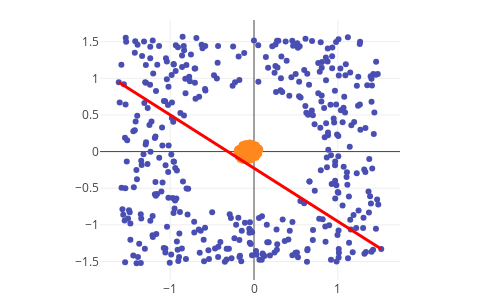

Source (notebook cell):
### Markdown cell above
## Plot the 2D latent representations 
with a line connecting two points from the upper class.

### Code cell
upper_latent, _ = encoder.predict(upper_points)
lower_latent, _ = encoder.predict(lower_points)
upper_plot = go.Scatter(
    x = upper_latent[:, 0],
    y = upper_latent[:, 1],
    mode = 'markers',
    marker = {'color': upper_color}
)
lower_plot = go.Scatter(
    x = lower_latent[:, 0],
    y = lower_latent[:, 1],
    mode = 'markers',
    marker = {'color': lower_color}
)

# Choose two upper points that are far away in the latent space
upper_min = upper_latent[np.argmin(upper_latent, axis=0)[0]]
upper_max = upper_latent[np.argmax(upper_latent, axis=0)[0]]

# Plot a line between these points
line = go.Scatter(
    x = [upper_min[0], upper_max[0]],
    y = [upper_min[1], upper_max[1]],
    mode = 'lines',
    line = {'color': 'red', 'width': 3}
)

data = [upper_plot, lower_plot, line]
iplot(go.Figure(data=data, layout=layout), config=config)

### Figure 1 — Plotly figure (JSON) as saved in the notebook; plotly's stock layout.template omitted (floating-point values rounded to 4 significant figures; data arrays with more than 128 entries replaced by an {"elided": "..."} marker saying what was removed)
{"data": [{"marker": {"color": "#494EB2"}, "mode": "markers", "type": "scatter", "x": {"elided": "400 float values"}, "y": {"elided": "400 float values"}}, {"marker": {"color": "#FF881E"}, "mode": "markers", "type": "scatter", "x": {"elided": "400 float values"}, "y": {"elided": "400 float values"}}, {"line": {"color": "red", "width": 3}, "mode": "lines", "type": "scatter", "x": [-1.614, 1.518], "y": [0.9448, -1.329]}], "layout": {"height": 300, "margin": {"b": 20, "l": 100, "r": 100, "t": 20}, "showlegend": false, "width": 500}}
